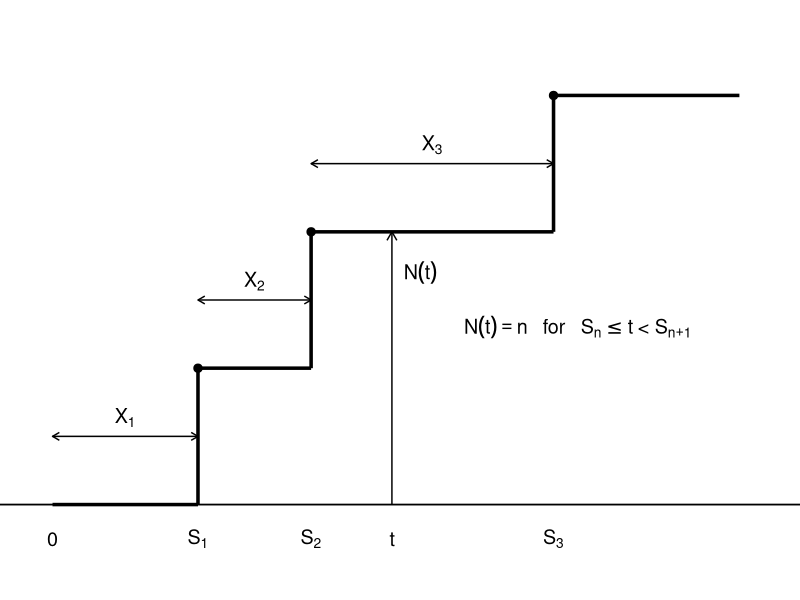

Reproduce this figure in R.
# dibuix process poisson




library(ggplot2)

# Definició dels punts de salt (S_n) i temps (t)
S <- c(0, 1.8, 3.2, 6.2, 8.5)
t_val <- 4.2
y_t <- 2

# Creació del gràfic
g<-ggplot() +
  # Línia de l'eix X (base)
  geom_hline(yintercept = 0, color = "black", linewidth = 0.6) +
  
  # Tram 0 a S1
  geom_segment(aes(x = 0, xend = S[2], y = 0, yend = 0), linewidth = 1.2) +
  geom_segment(aes(x = S[2], xend = S[2], y = 0, yend = 1), linewidth = 1.2) +
  
  # Tram S1 a S2
  geom_segment(aes(x = S[2], xend = S[3], y = 1, yend = 1), linewidth = 1.2) +
  geom_segment(aes(x = S[3], xend = S[3], y = 1, yend = 2), linewidth = 1.2) +
  
  # Tram S2 a S3
  geom_segment(aes(x = S[3], xend = S[4], y = 2, yend = 2), linewidth = 1.2) +
  geom_segment(aes(x = S[4], xend = S[4], y = 2, yend = 3), linewidth = 1.2) +
  
  # Tram des de S3 endavant
  geom_segment(aes(x = S[4], xend = S[5], y = 3, yend = 3), linewidth = 1.2) +
  
  # Punts als salts
  geom_point(aes(x = c(S[2], S[3], S[4]), y = c(1, 2, 3)), size = 2.5) +
  
  # Fletxa vertical per a N(t)
  geom_segment(aes(x = t_val, xend = t_val, y = 0, yend = y_t), 
               arrow = arrow(length = unit(0.25, "cm")), color = "black") +
  
  # Fletxes horitzontals per a X1, X2, X3
  geom_segment(aes(x = 0, xend = S[2], y = 0.5, yend = 0.5), 
               arrow = arrow(ends = "both", length = unit(0.2, "cm"))) +
  geom_segment(aes(x = S[2], xend = S[3], y = 1.5, yend = 1.5), 
               arrow = arrow(ends = "both", length = unit(0.2, "cm"))) +
  geom_segment(aes(x = S[3], xend = S[4], y = 2.5, yend = 2.5), 
               arrow = arrow(ends = "both", length = unit(0.2, "cm"))) +
  
  # Etiquetes de text
  annotate("text", x = 0, y = -0.25, label = "0", size = 5) +
  annotate("text", x = S[2], y = -0.25, label = expression(S[1]), size = 5) +
  annotate("text", x = S[3], y = -0.25, label = expression(S[2]), size = 5) +
  annotate("text", x = S[4], y = -0.25, label = expression(S[3]), size = 5) +
  annotate("text", x = t_val, y = -0.25, label = "t", size = 5) +
  
  annotate("text", x = S[2]/2, y = 0.5, label = expression(X[1]), vjust = -0.5, size = 5) +
  annotate("text", x = (S[2]+S[3])/2, y = 1.5, label = expression(X[2]), vjust = -0.5, size = 5) +
  annotate("text", x = (S[3]+S[4])/2, y = 2.5, label = expression(X[3]), vjust = -0.5, size = 5) +
  
  annotate("text", x = t_val + 0.35, y = 1.7, label = expression(N(t)), size = 5) +
  annotate("text", x = 6.5, y = 1.3, 
           label = expression(N(t) == n ~~~ "for" ~~~ S[n] <= t ~ "<" ~ S[n+1]), size = 5) +
  
  # Estil del gràfic
  coord_cartesian(xlim = c(-0.2, 8.8), ylim = c(-0.5, 3.5)) +
  theme_void()

print(g)
